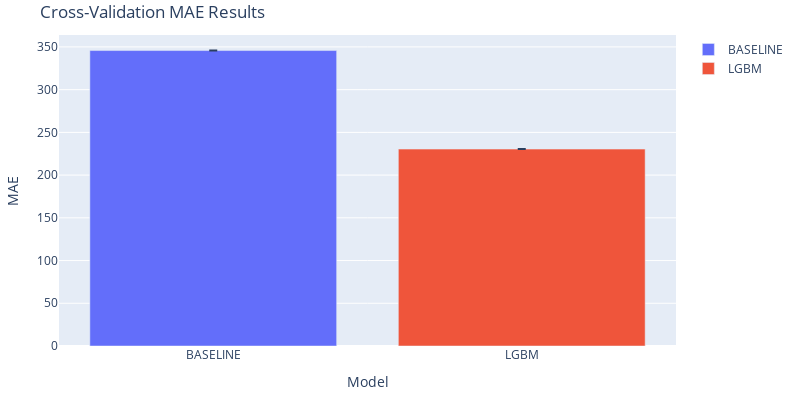

Source (notebook cell):
### Code cell
# Plot MAE results with error bars
experiment.plot_cv_results('MAE')

### Figure 1 — Plotly figure (JSON) as saved in the notebook; plotly's stock layout.template omitted (floating-point values rounded to 4 significant figures)
{"data": [{"error_y": {"array": [0], "type": "data", "visible": true}, "name": "BASELINE", "type": "bar", "x": ["BASELINE"], "y": [345.8]}, {"error_y": {"array": [0], "type": "data", "visible": true}, "name": "LGBM", "type": "bar", "x": ["LGBM"], "y": [230.4]}], "layout": {"height": 400, "hovermode": "closest", "margin": {"b": 20, "l": 20, "r": 20, "t": 35}, "title": {"text": "Cross-Validation MAE Results"}, "width": 800, "xaxis": {"title": {"text": "Model"}}, "yaxis": {"title": {"text": "MAE"}}}}
